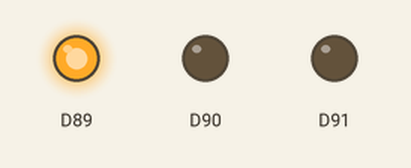
This sketch was run on a simulated Arduino MKR. Shown: output pins drawn as LEDs (lit = HIGH).

Above: at 0.05 s.
At 0.35 s:
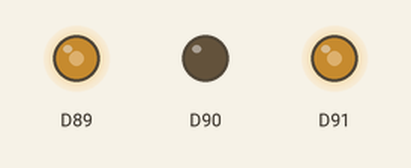
At 0.65 s:
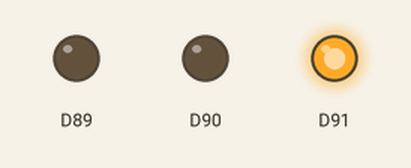
At 0.95 s:
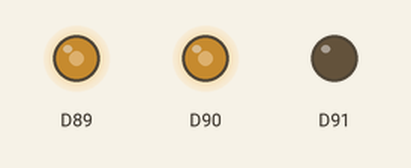
At 1.25 s:
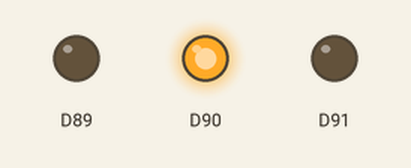
Timing chart, 0 to 3.0 s (numbered marks = the images above):
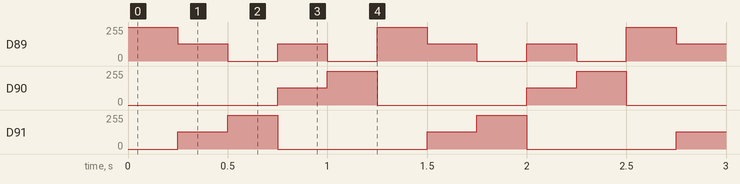

Measured:
- by itself, D89: repeats every 1.3 s: 2 × (128/255 0.25 s, 0/255 0.25 s), 255/255 0.25 s
- by itself, D90, D91: repeats every 1.3 s: 255/255 0.25 s, 0/255 0.75 s, 128/255 0.25 s

The sketch:

2_rgb_control.ino
```cpp
/*
 * 2_rgb_control.ino
 *
 * this is a simple Arduino program to use pwn to cycle through some
 * different colours on the built-in rgb led of the mkr wifi 1010 board
 *
 * note: this requires the wifinina library to be installed
 *
 * author: alex shenfield
 * date:   30-09-2022
 */

// LIBRARY IMPORTS

// include the wifinina library and the wifi_drv.h file to allow control
// of the built-in led
#include <WiFiNINA.h>
#include <utility/wifi_drv.h>

// INITIAL VARIABLES

// define the leds
const int led_pin_r = 25;
const int led_pin_g = 26;
const int led_pin_b = 27;

// CODE

// this method runs once (when the sketch starts)
void setup()
{
  // sets the digital pins as outputs
  WiFiDrv::pinMode(led_pin_r, OUTPUT);
  WiFiDrv::pinMode(led_pin_g, OUTPUT);
  WiFiDrv::pinMode(led_pin_b, OUTPUT);
}

// this methods loops continuously
void loop()
{
  // full red
  WiFiDrv::analogWrite(led_pin_r, 255);
  WiFiDrv::analogWrite(led_pin_g, 0);
  WiFiDrv::analogWrite(led_pin_b, 0);

  // slight delay
  delay(250);

  // purple
  WiFiDrv::analogWrite(led_pin_r, 128);
  WiFiDrv::analogWrite(led_pin_g, 0);
  WiFiDrv::analogWrite(led_pin_b, 128);

  // slight delay
  delay(250);

  // full blue
  WiFiDrv::analogWrite(led_pin_r, 0);
  WiFiDrv::analogWrite(led_pin_g, 0);
  WiFiDrv::analogWrite(led_pin_b, 255);

  // slight delay
  delay(250);

  // yellow
  WiFiDrv::analogWrite(led_pin_r, 128);
  WiFiDrv::analogWrite(led_pin_g, 128);
  WiFiDrv::analogWrite(led_pin_b, 0);

  // slight delay
  delay(250);

  // full green
  WiFiDrv::analogWrite(led_pin_r, 0);
  WiFiDrv::analogWrite(led_pin_g, 255);
  WiFiDrv::analogWrite(led_pin_b, 0);

  // slight delay
  delay(250);
}
```
